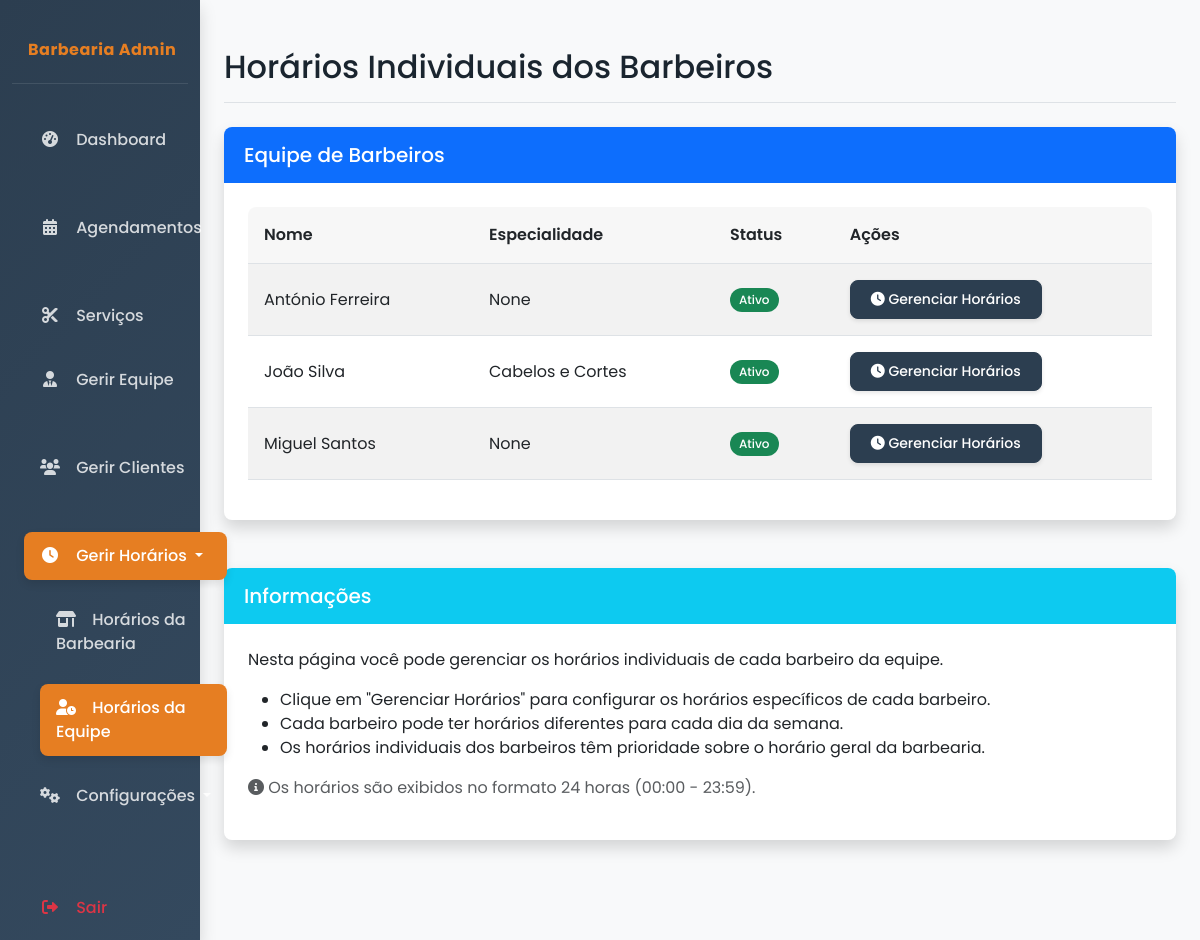
The app's page /admin/horarios_equipe (signed in) with its own data.
### app/app.py (models this page shows, shortened)
class Barbeiro(db.Model):
    __tablename__ = 'barbeiros'
    id = db.Column(db.Integer, primary_key=True)
    nome = db.Column(db.String(100), nullable=False)
    sobrenome = db.Column(db.String(100), nullable=False)
    email = db.Column(db.String(120), unique=True, nullable=False)
    telefone = db.Column(db.String(20))
    especialidade = db.Column(db.String(100))
    data_contratacao = db.Column(db.Date, default=datetime.utcnow)
    ativo = db.Column(db.Boolean, default=True)
    foto_url = db.Column(db.String(255), nullable=True)
    agendamentos = db.relationship('Agendamento', backref='barbeiro', lazy=True)
    horarios = db.relationship('HorarioFuncionamento', backref='barbeiro', lazy=True)

### app/app.py (the view)
@app.route('/admin/horarios_equipe')
def admin_horarios_equipe():
    if 'admin_id' not in session:
        flash('Por favor, faça login para acessar esta página.', 'warning')
        return redirect(url_for('login'))
    barbeiros = Barbeiro.query.order_by(Barbeiro.nome).all()
    return render_template('admin_barbeiros_horarios.html', barbeiros=barbeiros)

### app/app.py (called while the page is built)
@login_manager.user_loader
def load_user(user_id):
    return UsuarioAdmin.query.get(int(user_id))

### app/templates/admin_barbeiros_horarios.html (shortened to what this page needs)
{% extends "admin_base.html" %}
{% block header %}Horários Individuais dos Barbeiros{% endblock %}
{% block content %}
<div class="row mb-4">
    <div class="col-md-12">
        <div class="card">
            <div class="card-header bg-primary text-white">
                <h5 class="card-title mb-0">Equipe de Barbeiros</h5>
            </div>
            <div class="card-body">
                <div class="table-responsive">
                    <table class="table table-striped table-hover">
                        <thead>
                            <tr>
                                <th>Nome</th>
                                <th>Especialidade</th>
                                <th>Status</th>
                                <th>Ações</th>
                            </tr>
                        </thead>
                        <tbody>
                            {% for barbeiro in barbeiros %}
                            <tr>
                                <td>{{ barbeiro.nome }} {{ barbeiro.sobrenome }}</td>
                                <td>{{ barbeiro.especialidade }}</td>
                                <td>
                                    {% if barbeiro.ativo %}
                                    <span class="badge bg-success">Ativo</span>
                                    {% else %}
                                    <span class="badge bg-danger">Inativo</span>
                                    {% endif %}
                                </td>
                                <td>
                                    <a href="{{ url_for('admin_horarios_editar_barbeiro', barbeiro_id=barbeiro.id) }}" class="btn btn-sm btn-primary">
                                        <i class="fas fa-clock"></i> Gerenciar Horários
                                    </a>
                                </td>
                            </tr>
                            {% endfor %}
                        </tbody>
                    </table>
                </div>
            </div>
        </div>
    </div>
</div>
<div class="row">
    <div class="col-md-12">
        <div class="card">
            <div class="card-header bg-info text-white">
                <h5 class="card-title mb-0">Informações</h5>
            </div>
            <div class="card-body">
                <p>Nesta página você pode gerenciar os horários individuais de cada barbeiro da equipe.</p>
                <ul>
                    <li>Clique em "Gerenciar Horários" para configurar os horários específicos de cada barbeiro.</li>
                    <li>Cada barbeiro pode ter horários diferentes para cada dia da semana.</li>
                    <li>Os horários individuais dos barbeiros têm prioridade sobre o horário geral da barbearia.</li>
                </ul>
                <p class="text-muted"><i class="fas fa-info-circle"></i> Os horários são exibidos no formato 24 horas (00:00 - 23:59).</p>
            </div>
        </div>
    </div>
</div>
{% endblock %}

### app/templates/admin_base.html (style rules this page uses)
:root { --primary-color: #2c3e50; --secondary-color: #34495e; --accent-color: #e67e22; --light-color: #ecf0f1; --dark-color: #1a252f; --success-color: #2ecc71; --warning-color: #f39c12; --danger-color: #e74c3c; --info-color: #3498db; --border-radius: 0.5rem; --box-shadow: 0 0.5rem 1rem rgba(0, 0, 0, 0.15); --transition-speed: 0.3s; }
body { font-family: 'Poppins', sans-serif; background-color: #f8f9fa; color: var(--dark-color); overflow-x: hidden; }
.card { border: none; border-radius: var(--border-radius); box-shadow: var(--box-shadow); transition: transform var(--transition-speed) ease, box-shadow var(--transition-speed) ease; margin-bottom: 1.5rem; overflow: hidden; }
.card-header { font-weight: 600; border-bottom: none; padding: 1rem 1.25rem; }
.card-body { padding: 1.5rem; }
.btn { border-radius: var(--border-radius); font-weight: 500; padding: 0.5rem 1.25rem; transition: all var(--transition-speed) ease; box-shadow: 0 2px 4px rgba(0, 0, 0, 0.1); }
.btn-primary { background-color: var(--primary-color); border-color: var(--primary-color); }
.table { border-collapse: separate; border-spacing: 0; }
.table-responsive { border-radius: var(--border-radius); overflow-x: auto; }
.table th { background-color: rgba(0, 0, 0, 0.03); font-weight: 600; border-top: none; }
.table td, .table th { padding: 1rem; vertical-align: middle; }
.badge { font-weight: 500; padding: 0.5em 0.75em; border-radius: 30px; }
.fade-in { animation: fadeIn 0.5s ease-in-out; }
.slide-up { animation: slideUp 0.5s ease-in-out; }

### records on screen
Barbeiro: nome "António", sobrenome "Ferreira", especialidade "None", ativo "Ativo"
Barbeiro: nome "João", sobrenome "Silva", especialidade "Cabelos e Cortes", ativo "Ativo"
Barbeiro: nome "Miguel", sobrenome "Santos", especialidade "None", ativo "Ativo"
